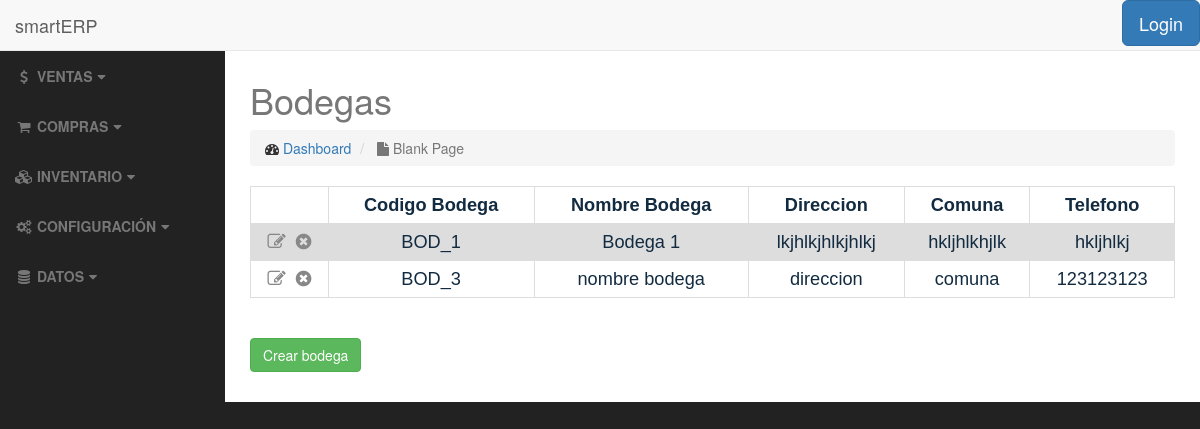
The app's page /management/warehouse/, older data.
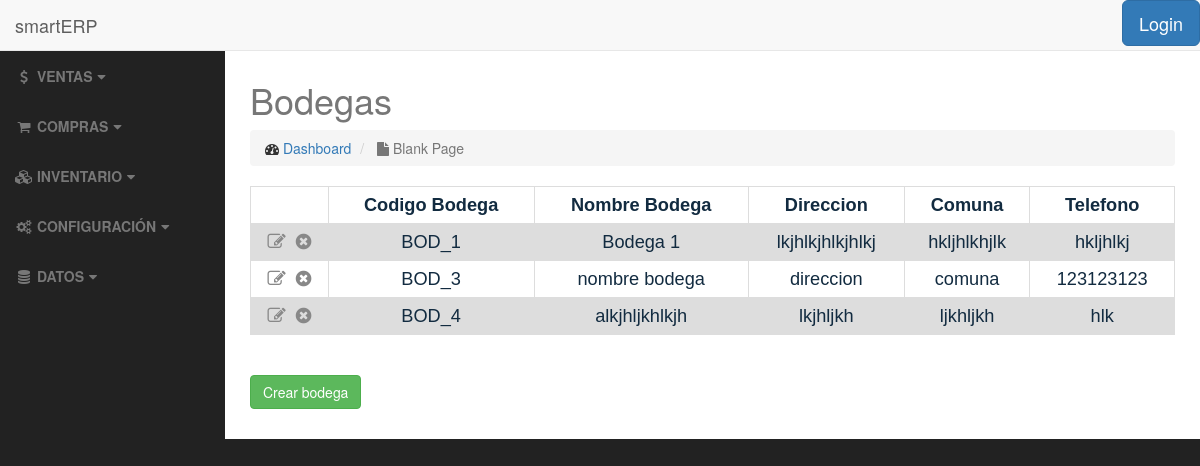
The same page, newer data.
### management/models.py (models this page shows, shortened)
class Warehouse(models.Model):
    warehouse_code = models.CharField(max_length=10, verbose_name='Codigo Bodega', unique='True')
    warehouse_name = models.CharField(max_length=45, verbose_name='Nombre Bodega')
    warehouse_address = models.CharField(max_length=100, blank=True, verbose_name='Direccion')
    warehouse_comuna = models.CharField(max_length=50, blank=True, verbose_name='Comuna')
    warehouse_ciudad = models.CharField(max_length=50, blank=True, verbose_name='ciudad')
    warehouse_region = models.CharField(max_length=50, blank=True, verbose_name='Region')
    warehouse_tel = models.CharField(max_length=50, blank=True, verbose_name='Telefono')
    is_active = models.BooleanField(default=True, verbose_name='Activo')
    class Meta:
        ordering = ['warehouse_code']

### management/views.py (the view)
class WarehouseListView(ListView):
    template_name = 'management/warehouse_list.html'
    def get_queryset(self):
        return Warehouse.objects.all()

### management/templates/management/warehouse_list.html (shortened to what this page needs)
{% extends 'base.html' %}
<h2>{% block title %}Bodegas{% endblock %}</h2>
{% block body %}
    <table>
            {% if object_list %}
                <tr>
                    <th></th>
                    <th>Codigo Bodega</th>
                    <th>Nombre Bodega</th>
                    <th>Direccion</th>
                    <th>Comuna</th>
                    <th>Telefono</th>
                </tr>
                    {% for warehouse in object_list %}
                        <tr>
                            <td>
                                <a href="{% url 'management:warehouse-update' warehouse.pk %}"><i class="fa fa-pencil-square-o" title="Editar"></i></a>&nbsp;
                                <a href="{% url 'management:warehouse-delete' warehouse.pk %}"><i class="fa fa-times-circle" title="Eliminar"></i></a>
                            </td>
                            <td>{{ warehouse.warehouse_code }}</td>
                            <td>{{ warehouse.warehouse_name }}</td>
                            <td>{{ warehouse.warehouse_address }}</td>
                            <td>{{ warehouse.warehouse_comuna }}</td>
                            <td>{{ warehouse.warehouse_tel }}</td>
                        </tr>
                    {% endfor %}
            {% else %}
                <h3>No hay bodegas registradas</h3>
            {% endif %}
    </table>
    <br>
    <br>
    <a href="{% url 'management:warehouse-add' %}" class="btn btn-success">Crear bodega</a>
    <br>
    <br>
{% endblock %}

Row changes from the older to the newer data that the page shows:
added Warehouse: warehouse_code "BOD_4", warehouse_name "alkjhljkhlkjh", warehouse_address "lkjhljkh", warehouse_comuna "ljkhljkh", warehouse_tel "hlk"
